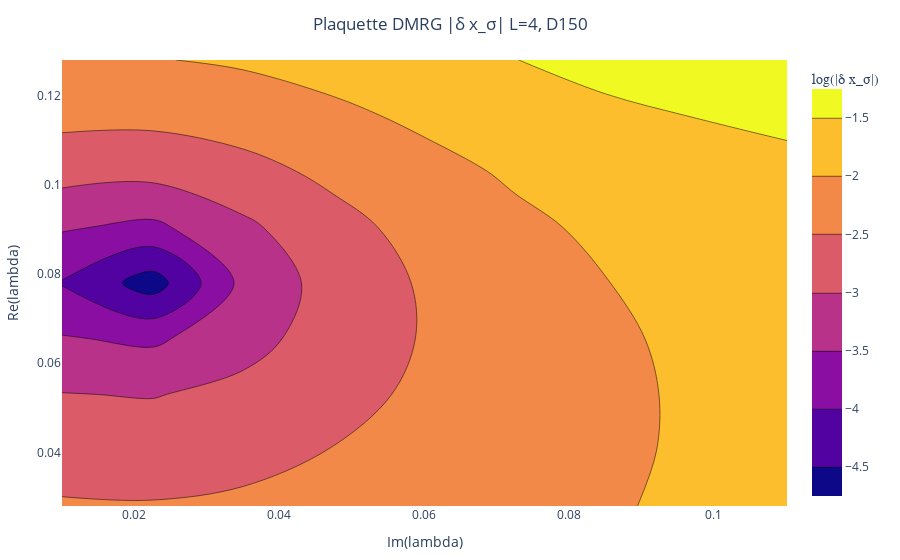

Here is the notebook cell this chart was saved with:
### Code cell
using PlotlyJS
using LaTeXStrings
using JLD2
L = 4
D = 150
Q = 5

Results = load_object("Leading boundary CCFT DMRG $L,D150")

target = 0.134 − 0.021im

z_values = [log(abs((log(Results[1,j]/Results[2,j])  - ((2*pi)/L)*log(1+sqrt(Q))*target))) for j in 1:l]
p = PlotlyJS.plot(PlotlyJS.contour(   z=real(z_values),
    x=real(-im*test_values),
        y=real(test_values),fill=true,colorbar=attr(
            title="log(|δ x_σ|)", # title here
            titleside="top",
            titlefont=attr(
                size=14,
                family="Arial, sans-serif"
            )
        )),Layout(title=attr(text = "Plaquette DMRG |δ x_σ| L=$L, D$D",x = 0.5),xaxis_title="Im(lambda)",yaxis_title="Re(lambda)"))
display(p)
